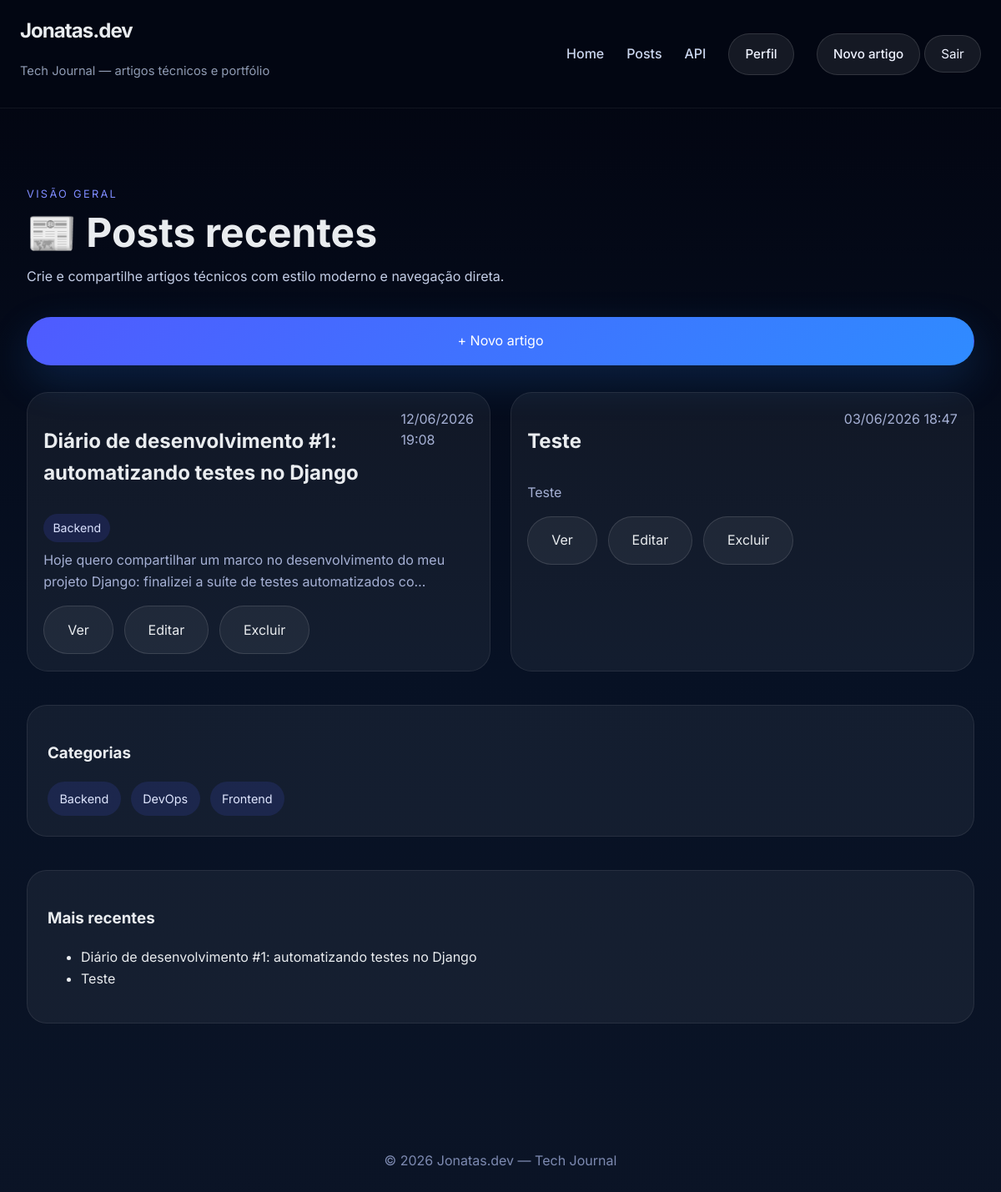
Page /blog/posts/ (signed in) on the committed database.
### blog/models.py (models this page shows, shortened)
class Post(models.Model):
    title = models.CharField(max_length=200)
    content = models.TextField()
    author = models.ForeignKey(User, on_delete=models.CASCADE)
    category = models.ForeignKey(Category, on_delete=models.SET_NULL, null=True, blank=True)
    tags = models.ManyToManyField(Tag, blank=True)
    created_at = models.DateTimeField(auto_now_add=True)
    updated_at = models.DateTimeField(auto_now=True)

class Category(models.Model):
    name = models.CharField(max_length=100)
    slug = models.SlugField(unique=True)

### blog/views.py (the view)
# urls.py: path('posts/', views.post_list, name='post_list'),
def post_list(request):
    posts = Post.objects.select_related('category', 'author').prefetch_related('tags').all().order_by('-created_at')
    categories = Category.objects.all().order_by('name')
    selected_category = request.GET.get('category')
    if selected_category:
        posts = posts.filter(category__slug=selected_category)
    featured_posts = posts[:4]
    return render(request, "blog/post_list.html", {
        "posts": posts,
        "categories": categories,
        "featured_posts": featured_posts,
        "selected_category": selected_category,
    })

### blog/templates/blog/post_list.html (shortened to what this page needs)
{% extends "core/base.html" %}
{% block content %}
<header class="page-header">
    <div>
        <p class="eyebrow">Visão geral</p>
        <h1>📰 Posts recentes</h1>
        <p class="page-description">Crie e compartilhe artigos técnicos com estilo moderno e navegação direta.</p>
    </div>
    <a href="{% url 'post_create' %}" class="btn-primary">+ Novo artigo</a>
</header>
<div class="blog-layout">
    <section class="posts-column">
        <div class="post-grid">
            {% for post in posts %}
            <article class="post-card">
                <div class="post-card-header">
                    <h2>
                        <a href="{% url 'post_detail' post.id %}">{{ post.title }}</a>
                    </h2>
                    <span class="post-meta">{{ post.created_at|date:"d/m/Y H:i" }}</span>
                </div>
                {% if post.category %}
                <div class="post-tag-row">
                    <span class="badge">{{ post.category.name }}</span>
                </div>
                {% endif %}
                <p class="preview">{{ post.content|truncatechars:120 }}</p>
                <div class="actions action-pill-row">
                    <a href="{% url 'post_detail' post.id %}" class="btn-secondary">Ver</a>
                    <a href="{% url 'post_update' post.id %}" class="btn-secondary">Editar</a>
                    <a href="{% url 'post_delete' post.id %}" class="btn-secondary">Excluir</a>
                </div>
            </article>
            {% empty %}
            <div class="panel-card">
                <p>Nenhum post encontrado ainda. Crie o primeiro post para começar.</p>
            </div>
            {% endfor %}
        </div>
    </section>
    <aside class="sidebar">
        <div class="panel-card">
            <h3>Categorias</h3>
            <div class="pill-list">
                {% for category in categories %}
                <a href="?category={{ category.slug }}" class="pill {% if selected_category == category.slug %}pill-active{% endif %}">{{ category.name }}</a>
                {% endfor %}
            </div>
        </div>
        <div class="panel-card">
            <h3>Mais recentes</h3>
            <ul class="sidebar-list">
                {% for post in featured_posts %}
                <li><a href="{% url 'post_detail' post.id %}">{{ post.title }}</a></li>
                {% endfor %}
            </ul>
        </div>
    </aside>
</div>
{% endblock %}

### static/css/style.css (style rules this page uses)
* { box-sizing: border-box; }
html { scroll-behavior: smooth; }
body { margin: 0; font-family: 'Inter', system-ui, -apple-system, BlinkMacSystemFont, 'Segoe UI', sans-serif; color: #e9ecef; background: linear-gradient(180deg, #02040f 0%, #071124 55%, #0b1426 100%); line-height: 1.6; }
a { color: inherit; text-decoration: none; }
button, .btn-primary, .btn-secondary { font-family: inherit; }
.btn-primary, .btn-secondary, button { display: inline-flex; align-items: center; justify-content: center; border-radius: 999px; padding: 0.95rem 1.75rem; border: 1px solid transparent; transition: transform 160ms ease, box-shadow 160ms ease, background-color 160ms ease; }
.btn-primary { background: linear-gradient(135deg, #4f5bff, #2f8bff); color: #fff; box-shadow: 0 18px 50px rgba(47, 139, 255, 0.18); }
.btn-secondary { background: rgba(255, 255, 255, 0.06); color: #e9ecef; border-color: rgba(255, 255, 255, 0.12); }
.page-header { display: grid; grid-template-columns: 1fr; gap: 1.2rem; margin-bottom: 2rem; padding: 2rem 0 0; }
.page-header .eyebrow { text-transform: uppercase; letter-spacing: 0.18em; color: #7f8cff; font-size: 0.8rem; margin-bottom: 0.65rem; }
.page-header h1 { margin: 0; font-size: clamp(2.4rem, 4vw, 3.4rem); line-height: 1.05; }
.page-description { max-width: 36rem; color: #c5cfe7; font-size: 1rem; margin-top: 0.9rem; }
.post-grid { display: grid; grid-template-columns: repeat(auto-fit, minmax(280px, 1fr)); gap: 1.5rem; }
.post-card { background: rgba(255, 255, 255, 0.05); border: 1px solid rgba(255, 255, 255, 0.08); border-radius: 1.6rem; padding: 1.2rem; transition: transform 180ms ease, border-color 180ms ease, background-color 180ms ease; }
.post-card-header { display: flex; justify-content: space-between; align-items: flex-start; gap: 1rem; margin-bottom: 0.6rem; }
.post-meta, .preview { color: #a5b0d4; }
.preview { margin: 0.6rem 0 1rem; }
.post-tag-row { margin: 0.5rem 0; }
.badge { display: inline-flex; align-items: center; padding: 0.35rem 0.7rem; border-radius: 999px; background: rgba(79, 91, 255, 0.15); color: #dbe2ff; font-size: 0.88rem; }
.sidebar { margin-top: 2.5rem; }
.panel-card { background: rgba(255, 255, 255, 0.05); border: 1px solid rgba(255, 255, 255, 0.08); border-radius: 1.5rem; padding: 1.5rem; margin-bottom: 2.5rem; }
.pill-list { display: flex; flex-wrap: wrap; gap: 0.75rem; margin-top: 1rem; }
.pill { display: inline-flex; align-items: center; padding: 0.55rem 0.9rem; border-radius: 999px; background: rgba(79, 91, 255, 0.14); color: #e0e7ff; font-size: 0.9rem; }
.action-pill-row { display: flex; flex-wrap: wrap; gap: 0.8rem; }

### rows in the picture
Post: title "Diário de desenvolvimento #1: automatizando testes no Django", created_at "12/06/2026 19:08", category.name "Backend", content "Hoje quero compartilhar um marco no desenvolvimento do meu projeto Django: finalizei a suíte de testes automatizados co…"
Post: title "Teste", created_at "03/06/2026 18:47", content "Teste"
Category: name "Backend"
Category: name "DevOps"
Category: name "Frontend"
